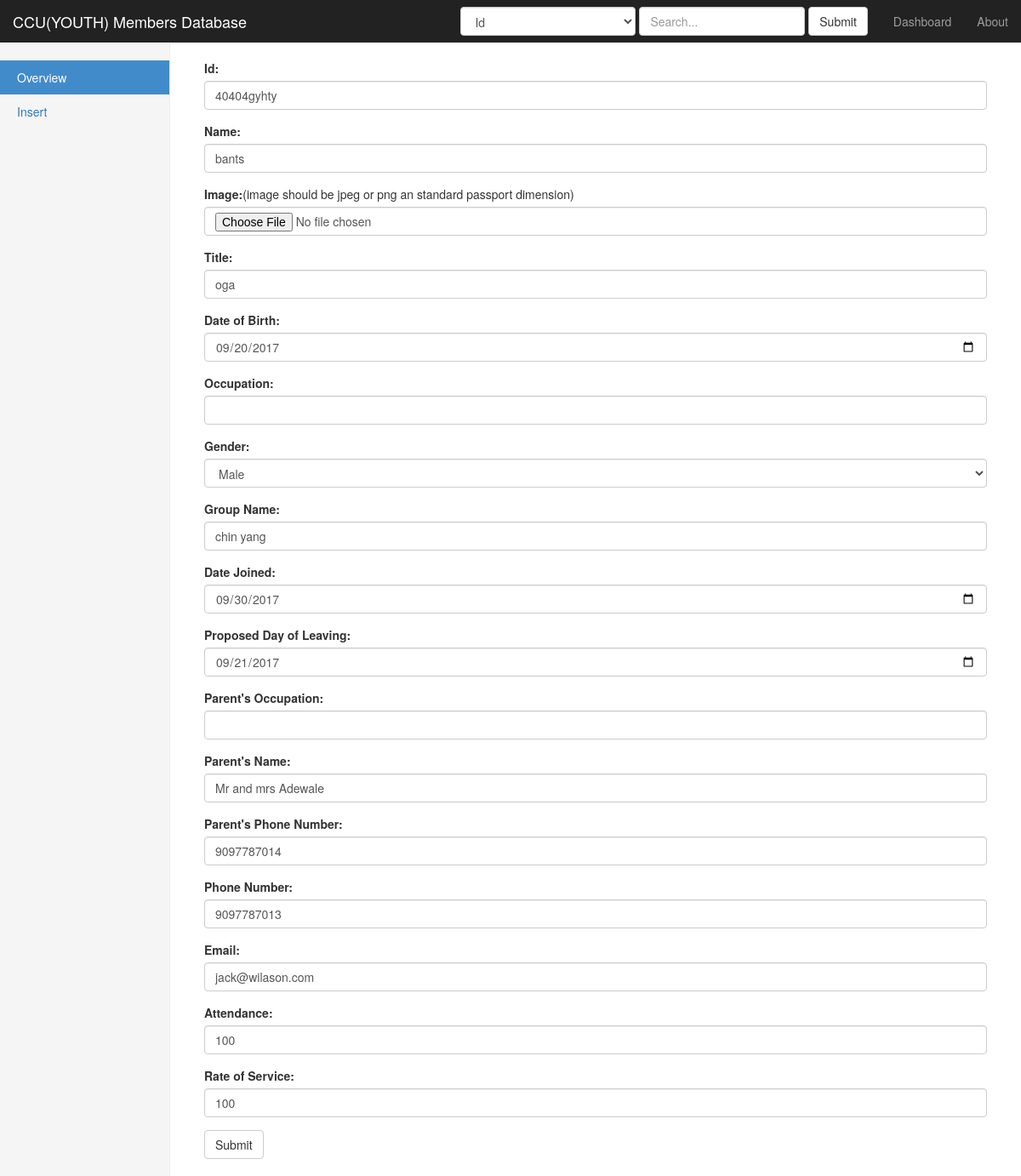
/?edit=40404gyhty, run on the app's committed database.
### tables this page shows
CREATE TABLE `members` (
  `id` varchar(100) NOT NULL,
  `name` varchar(300) NOT NULL,
  `image` varchar(300) NOT NULL,
  `title` varchar(150) NOT NULL,
  `date_of_birth` varchar(150) NOT NULL,
  `gender` char(1) NOT NULL,
  `group_name` varchar(100) NOT NULL,
  `date_joined` varchar(150) NOT NULL,
  `proposed_day_of_leaving` varchar(150) NOT NULL,
  `parent_name` varchar(300) NOT NULL,
  `occupation` varchar(150) NOT NULL,
  `parent_occupation` varchar(300) NOT NULL,
  `parent_phone_number` bigint(14) NOT NULL,
  `phone_number` bigint(14) NOT NULL,
  `email` varchar(300) NOT NULL,
  `rate_of_service` int(3) NOT NULL,
  `attendance` int(3) NOT NULL
);

### php/database.php (called while the page is built, shortened)
<?php
class database {
	  function select_table($limit='', $columns="id, name, email, group_name", $table_name='members', $where=null, $order = null) {
		 global $conn;
		if($where == null) $sql = "SELECT $columns FROM $table_name";
		else			   $sql = "SELECT $columns FROM $table_name WHERE $where";
		if($order == null) $sql .= " ORDER BY id ASC";
		else $sql .= " ORDER BY $order";
		if($limit != null) $sql .=  " LIMIT $limit";
		try {
			$stmt = $conn->prepare($sql);
			$stmt->execute();
			return $stmt;
		}catch(PDOException $e) {
			return "Error: " . $e->getMessage();
		}
	  }
}
?>

### templates/insert.php (the view, shortened to what this page needs)
<?php
$uri = explode("=", $_SERVER['REQUEST_URI']);
$member = $uri[count($uri)-1];
if(count($uri) > 1 && strlen($member) > 0){
	$data = $database->select_table(1, "*", "members", "id = '$member'");
	$data = $data->fetch();
	$id = $data['id'];
	$name = $data['name'];
	$title = $data['title'];
	$date_of_birth = $data['date_of_birth'];
	$group_name = $data['group_name'];
	$image = $data['image'];
	$date_joined = $data['date_joined'];
	$proposed_day_of_leaving = $data['proposed_day_of_leaving'];
	$occupation = $data['occupation'];
	$parent_occupation = $data['parent_occupation'];
	$parent_name = $data['parent_name'];
	$parent_number = $data['parent_phone_number'];
	$phone_number = $data['phone_number'];
	$email = $data['email'];
	$gender = $data['gender'];
	$attendance = $data['attendance'];
	$rate_of_service = $data['rate_of_service'];
}else{
	$id = $attendance = $rate_of_service = $name = $title = $date_of_birth = $group_name = $date_joined = $proposed_day_of_leaving = $occupation = $parent_occupation =  $parent_name = $parent_number = $phone_number = $email = $gender = '';
}
?>
<div class="col-sm-9 col-sm-offset-3 col-md-10 col-md-offset-2 main">
	<form method='POST' action="<?php echo $_SERVER['REQUEST_URI']; ?>" enctype='multipart/form-data'>
	  <div class="form-group">
		<label for="id">Id:</label>
		<input type="text" class="form-control" name="id" value="<?php echo $id; ?>">
	  </div>
	  <div class="form-group">
		<label for="name">Name:</label>
		<input type="name" class="form-control" name="name" value="<?php echo $name; ?>">
	  </div>
	  <div class="form-group">
		<label for="image">Image:</label><span>(image should be jpeg or png an standard passport dimension)</span>
		<input type="file" class="form-control" name="image" value="<?php echo $image; ?>">
	  </div>
	  <div class="form-group">
		<label for="title">Title:</label>
		<input type="text" class="form-control" name="title" value="<?php echo $title; ?>">
	  </div>
	  <div class="form-group">
		<label for="date_of_birth">Date of Birth:</label>
		<input type="date" class="form-control" name="date_of_birth" value="<?php echo $date_of_birth; ?>">
	  </div>
	  <div class="form-group">
		<label for="occupation">Occupation:</label>
		<input type="text" class="form-control" name="occupation" value="<?php echo $occupation; ?>">
	  </div>
	  <div class="form-group">
		<label for="date_of_birth">Gender:</label><br/>
		<select class="form-control" name="gender" value="<?php echo $gender; ?>">
			<option value="m">Male</option>
		</select>
	  </div>
	  <div class="form-group">
		<label for="group_name">Group Name:</label>
		<input type="text" class="form-control" name="group_name" value="<?php echo $group_name; ?>">
	  </div>
	  <div class="form-group">
		<label for="date_joined">Date Joined:</label>
		<input type="date" class="form-control" name="date_joined" value="<?php echo $date_joined; ?>">
	  </div>
	  <div class="form-group">
		<label for="proposed_day_of_leaving">Proposed Day of Leaving:</label>
		<input type="date" class="form-control" name="proposed_day_of_leaving" value="<?php echo $proposed_day_of_leaving; ?>">
	  </div>
	  <div class="form-group">
		<label for="parent_occupation">Parent's Occupation:</label>
		<input type="text" class="form-control" name="parent_occupation" value="<?php echo $parent_occupation; ?>">
	  </div>
	  <div class="form-group">
		<label for="parent_name">Parent's Name:</label>
		<input type="text" class="form-control" name="parent_name" value="<?php echo $parent_name; ?>">
	  </div>
	  <div class="form-group">
		<label for="parent_phone_number">Parent's Phone Number:</label>
		<input type="number" class="form-control" name="parent_phone_number" maxlength='11' value="<?php echo $parent_number; ?>">
	  </div>
	  <div class="form-group">
		<label for="phone_number">Phone Number:</label>
		<input type="number" class="form-control" name="phone_number" maxlength='11' value="<?php echo $phone_number; ?>">
	  </div>
	  <div class="form-group">
		<label for="email">Email:</label>
		<input type="email" class="form-control" name="email" value="<?php echo $email; ?>">
	  </div>
	  <div class="form-group">
		<label for="attendance">Attendance:</label>
		<input type="number" class="form-control" name="attendance" value="<?php echo $attendance; ?>" max=100>
	  </div>
	  <div class="form-group">
		<label for="rate_of_service">Rate of Service:</label>
		<input type="number" class="form-control" name="rate_of_service" value="<?php echo $rate_of_service; ?>" max=100>
	  </div>
	  <input type="submit" class="btn btn-default" name="submit" >
	</form>
</div>

### css/dashboard.css (style rules this page uses)
body { padding-top: 50px; }
.main { padding: 20px; }
@media (min-width: 768px) { .main { padding-right: 40px; padding-left: 40px; } }

### data on the page
members: id "40404gyhty", name "bants", title "oga", date_of_birth "09/20/2017", gender "Male", group_name "chin yang", date_joined "09/30/2017", proposed_day_of_leaving "09/21/2017", parent_name "Mr and mrs Adewale", parent_phone_number "9097787014", phone_number "9097787013", email "jack@wilason.com", attendance "100", rate_of_service "100"

### other printed values
form field column "Id"
